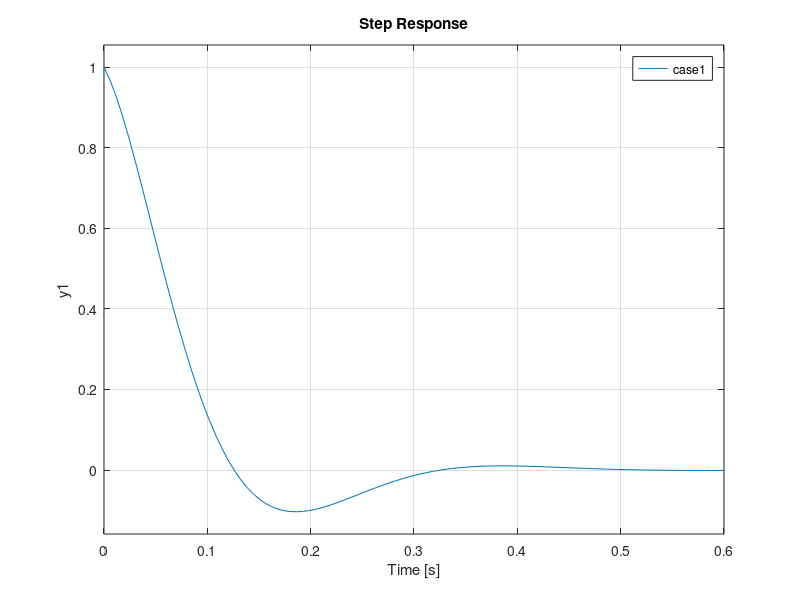

Write the MATLAB code that produced this figure.
clear
clc

%Identified Parameters
K= 1.5519;
tau= 0.0547;
Kg=1/5.2;

%=====================================
Mp1=0.05;
tp1=0.1;

% Get D and omega of corresponding PT2 System
D1 = abs(log(Mp1))/(sqrt((log(Mp1))^2 + pi^2));
omega1 = pi/(tp1*sqrt(1-D1^2));


% Get Kp and Ki by comparing with PT2 system parameters
Ki1 = omega1^2*tau/(K*Kg);
Kp1 = (2*D1*omega1*tau-1)/(K*Kg);

% Define the tranfser function


G1= tf([tau, 1, 0],[tau, (K*Kp1*Kg+1), (K*Ki1*Kg)]);
%===========================================

Mp2=0.05;
tp2=0.2;


% Get D and omega of corresponding PT2 System
D2 = abs(log(Mp2))/(sqrt((log(Mp2))^2 + pi^2));
omega2 = pi/(tp2*sqrt(1-D2^2));


% Get Kp and Ki by comparing with PT2 system parameters
Ki2 = omega2^2*tau/(K*Kg);
Kp2 = (2*D2*omega2*tau-1)/(K*Kg);

% Define the tranfser function


G2=tf([tau, 1, 0],[tau, (K*Kp2*Kg + 1), (K*Ki2*Kg)]);

%===========================================
Mp3=0.1;
tp3=0.2;

% Get D and omega of corresponding PT2 System
D3 = abs(log(Mp3))/(sqrt((log(Mp3))^2 + pi^2));
omega3 = pi/(tp3*sqrt(1-D3^2));


% Get Kp and Ki by comparing with PT2 system parameters
Ki3 = omega3^2*tau/(K*Kg);
Kp3 = (2*D3*omega3*tau-1)/(K*Kg);

% Define the tranfser function

G3=tf([tau, 1, 0],[tau, (K*Kp3*Kg + 1), (K*Ki3*Kg)]);

%===========================================
%===========================================

%plot and comparison 
figure(1)
hold on
step(G1)
step(G2)
step(G3)
legend('case1','case2','case3')